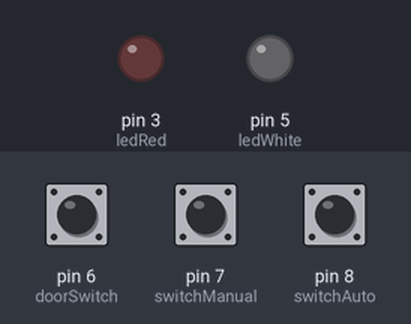
Simulated run of this sketch. Board: Arduino Uno, built with avr-gcc and run on an emulated ATmega328P. On the bench: output pins drawn as LEDs (lit = HIGH). The inputs (shaded band) are chosen by the test bench; at power-on: pin 6 (doorSwitch) HIGH, pin 7 (switchManual) LOW, pin 8 (switchAuto) LOW. What the sketch prints to the serial monitor is not drawn.

Above: at 1.2 s.
1.3 s: pin 6 (doorSwitch) pulled LOW for 0.15 s
At 2.0 s:
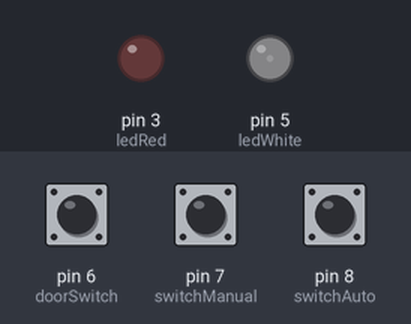
3.8 s: pin 7 (switchManual) pulled HIGH for 1 s
At 4.89 s:
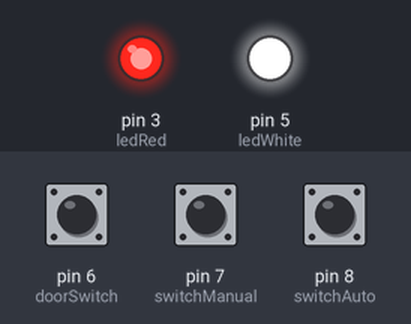
6.8 s: pin 8 (switchAuto) pulled HIGH for 0.15 s
At 7.5 s:
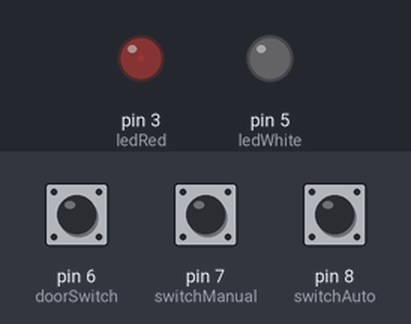
9.3 s: pin 6 (doorSwitch) pulled LOW for 1 s
At 9.49 s:
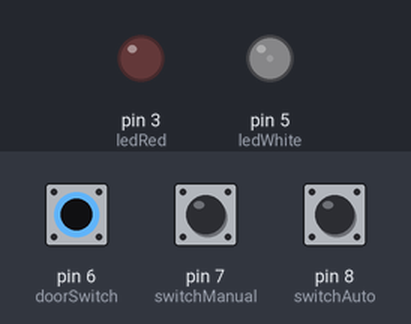
12.3 s: pin 8 (switchAuto) pulled HIGH for 1 s
At 13.39 s:
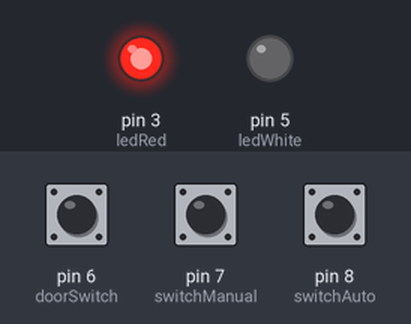
15.3 s: pin 7 (switchManual) pulled HIGH for 0.15 s
At 15.7 s:
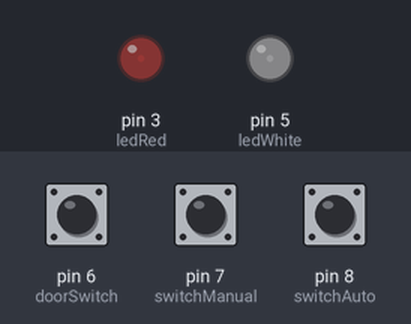
Timing chart, 0 to 18.3 s (numbered marks = the images above; inputs shaded):
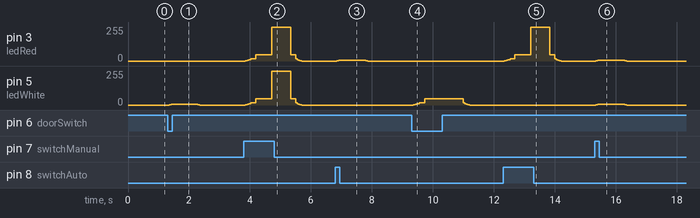

Measured:
- after the input at 1.3 s, pin 5 (ledWhite): rises from 0/255 to 6/255 in 0.10 s, then falls to 0/255 in 0.91 s
- after the input at 3.8 s, pin 3 (ledRed), pin 5 (ledWhite): rises from 0/255 to 255/255 in 0.87 s, then falls to 0/255 in 1.0 s
- after the input at 6.8 s, pin 3 (ledRed): rises from 0/255 to 7/255 in 0.10 s, then falls to 0/255 in 0.91 s
- after the input at 9.3 s, pin 5 (ledWhite): rises from 0/255 to 47/255 in 0.38 s, then falls to 0/255 in 1.5 s
- after the input at 12.3 s, pin 3 (ledRed): rises from 0/255 to 255/255 in 0.87 s, then falls to 0/255 in 1.0 s
- after the input at 15.3 s, pin 3 (ledRed), pin 5 (ledWhite): rises from 0/255 to 7/255 in 0.10 s, then falls to 0/255 in 0.91 s

The sketch:

_3000GT_LED_Control.ino
```cpp
//WHITE TIMEOUT SETTINGS
long startmillis;
bool killWhite = false;
int previousWhite;
int killTime = 10000; //ten second limit to white in off mode. If door is left open for longer than 10sec, lights shut off

//OUTPUTS
int ledRed = 3;
int ledWhite = 5;

//INPUTS
int doorSwitch = 6;
int switchManual = 7;
int switchAuto = 8;

//RED AVERAGE VARIABLES
const int numRedReadings = 400;       //Number of data points for averagers
int redReadings[numRedReadings];      // the redReadings from the analog input
int redReadIndex = 0;              // the index of the current reading
float redTotal = 0;                  // the running redTotal
float redAverage = 0;                // the redAverage

//WHITE AVERAGE VARIABLES
const int numWhiteReadings = 400;       //Number of data points for averagers
int whiteReadings[numWhiteReadings];      // the whiteReadings from the analog input
int whiteReadIndex = 0;              // the index of the current reading
float whiteTotal = 0;                  // the running whiteTotal
float whiteAverage = 0;                // the whiteAverage

void setup()
{
 Serial.begin(115200);
 pinMode(ledRed, OUTPUT);
 pinMode(ledWhite, OUTPUT);

 pinMode(doorSwitch, INPUT_PULLUP);
 pinMode(switchManual, INPUT);
 pinMode(switchAuto, INPUT);

 previousWhite = digitalRead(doorSwitch)*255;

 for (int thisReading = 0; thisReading < numRedReadings; thisReading++) { //switch all of the array vars to 0 by default
    redReadings[thisReading] = 0;
  }
 for (int thisReading = 0; thisReading < numWhiteReadings; thisReading++) { //switch all of the array vars to 0 by default
    whiteReadings[thisReading] = 0;
  }
}

void loop() {
 int doorSwitchPWM = digitalRead(doorSwitch)*255;
 //Serial.println(doorSwitchPWM);

 if (digitalRead(switchAuto) == HIGH){ //auto, red if door is closed
    killWhite = false;

    writeRedSmooth(doorSwitchPWM);
    writeWhiteSmooth(255-doorSwitchPWM); //enables white when door is open
 }
 else if (digitalRead(switchManual) == HIGH) { //manual, full red
    killWhite = false;
    writeRedSmooth(255);
    writeWhiteSmooth(255); //enables white manually while key is in
 }
 else { //off mode
  Serial.println(255-doorSwitchPWM);
  if(255-doorSwitchPWM == 255) { //RESET YOUR SHIT WHEN YOU CLOSE THE DOOR
    if (255-previousWhite == 0){
      Serial.println("Close Door");
      killWhite = false;
    }
  }
  else if (255-previousWhite == 0){ //WHEN DOOR OPENS, DO SHIT
    if(255-doorSwitchPWM == 255) {
      Serial.println("Open Door");
      startmillis = millis();
    }
    startmillis = millis();
  }
  if((millis() - startmillis) > killTime) {
    killWhite = true;
    Serial.println("KILL");
  }

  previousWhite = doorSwitchPWM;
  writeRedSmooth(0);
  writeWhiteSmooth(255-doorSwitchPWM); //enables white when door is open
 }

 delay(2);        // delay in between reads for stability
}

void writeRedSmooth(int inputPWM) {
 redTotal = redTotal - redReadings[redReadIndex]; // subtract the last reading
 redReadings[redReadIndex] =  inputPWM;// read from the sensor
 redTotal = redTotal + redReadings[redReadIndex]; // add the reading to the redTotal
 redReadIndex = redReadIndex + 1; // advance to the next position in the array
 if (redReadIndex >= numRedReadings) { // if we're at the end of the array
   // ...wrap around to the beginning:
   redReadIndex = 0;
 }
 redAverage = redTotal / numRedReadings; // calculate the redAverage
 //analogWrite(ledRed, redAverage);
 expAnalogWrite(ledRed, redAverage);
}

void writeWhiteSmooth(int inputPWM) {
 whiteTotal = whiteTotal - whiteReadings[whiteReadIndex]; // subtract the last reading
 whiteReadings[whiteReadIndex] =  inputPWM;// read from the sensor
 whiteTotal = whiteTotal + whiteReadings[whiteReadIndex]; // add the reading to the whiteTotal
 whiteReadIndex = whiteReadIndex + 1; // advance to the next position in the array
 if (whiteReadIndex >= numWhiteReadings) { // if we're at the end of the array
   // ...wrap around to the beginning:
   whiteReadIndex = 0;
 }
 whiteAverage = whiteTotal / numWhiteReadings; // calculate the redAverage
 //analogWrite(ledWhite, whiteAverage);

 if (killWhite == true) {
  expAnalogWrite(ledWhite, 0); //if killed write 0
 }
 else {
  expAnalogWrite(ledWhite, whiteAverage); //if killed, write what it should be, like normal
 }
}

void expAnalogWrite(int led, int input) {
  float output = pow(input,2)/255;
  //Serial.println(String(input) + " " + String(output));
  analogWrite(led, round(output));
}
```
